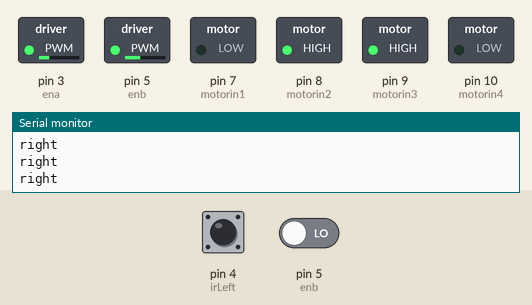
Bench run of a sketch on a simulated Arduino Uno, built with avr-gcc and run on an emulated ATmega328P. On the bench: switched loads named in the sketch (green lamp = pin HIGH), the last lines printed to the serial monitor. Dashed ring = blinking. Inputs (shaded band) come from the test bench; at power-on: pin 4 (irLeft) HIGH, pin 5 (enb) LOW.

Above: at 1.2 s.
1.3 s: pin 4 (irLeft) driven LOW
At 1.8 s:
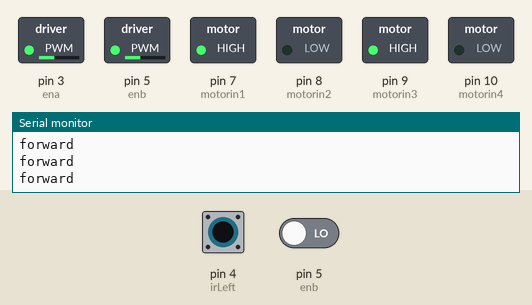
2.8 s: pin 4 (irLeft) driven HIGH
At 3.2 s:
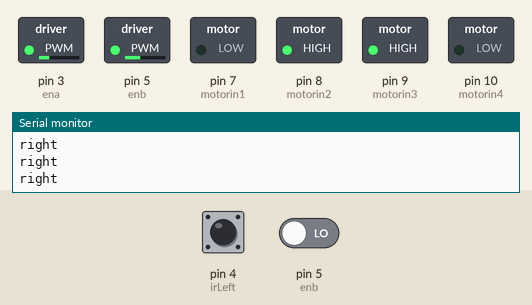
4.3 s: pin 4 (irLeft) pulsed LOW 2 times (0.12 s each, 0.3 s apart)
At 4.51 s:
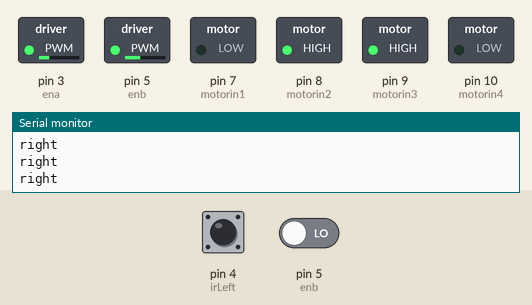
7.9 s: pin 4 (irLeft) driven LOW and pin 5 (enb) driven HIGH
At 9.2 s:
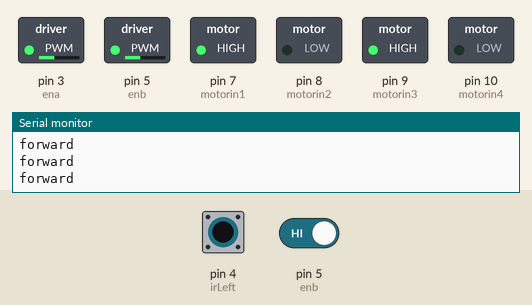
Timing chart, 0 to 10.9 s (numbered marks = the images above; inputs shaded):
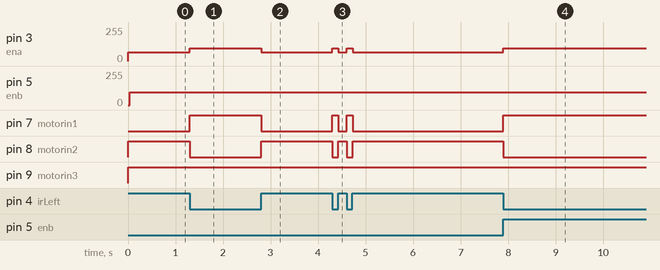

The sketch:

LFR.ino
```cpp
int ena=3;
int motorin1=7;
int motorin2=8;

int enb=5;
int motorin3=9;
int motorin4=10;


int irLeft=4;
int irRight=5;


int speedy=96;
int speedu=64;


void setup() {
  // put your setup code here, to run once:
  pinMode(ena,OUTPUT);
  pinMode(motorin1,OUTPUT);
  pinMode(motorin2,OUTPUT);
  pinMode(motorin3,OUTPUT);
  pinMode(motorin4,OUTPUT);
  pinMode(enb,OUTPUT);
  pinMode(irLeft,INPUT);
  pinMode(irRight,INPUT);

  Serial.begin(9600);
}

void loop() {
  bool left=digitalRead(irLeft);
  bool right=digitalRead(irRight);

  if(left==0 && right==0){
    moveForward();
  }
  else if(left==1 && right==1){
    moveStop();
  }
  else if(left==0 && right==1){
    moveLeft();
  }
  else if(left==1 && right==0){
    moveRight();
  }
  // put your main code here, to run repeatedly:


}
  void moveForward(){
    analogWrite(ena,speedy);
    analogWrite(enb,speedy);
    digitalWrite(motorin1,HIGH);
    digitalWrite(motorin2,LOW);
    digitalWrite(motorin3,HIGH);
    digitalWrite(motorin4,LOW);
    Serial.println("forward");
  }

  void moveStop(){

    digitalWrite(motorin1,LOW);
    digitalWrite(motorin2,LOW);
    digitalWrite(motorin3,LOW);
    digitalWrite(motorin4,LOW);
    Serial.println("stop");
  }

  void moveLeft(){
    analogWrite(ena,speedy);
    analogWrite(enb,speedu);
    digitalWrite(motorin1,HIGH);
    digitalWrite(motorin2,LOW);
    digitalWrite(motorin3,LOW);
    digitalWrite(motorin4,HIGH);
    Serial.println("left");
  }

  void moveRight(){
    analogWrite(ena,speedu);
    analogWrite(enb,speedy);
    digitalWrite(motorin1,LOW);
    digitalWrite(motorin2,HIGH);
    digitalWrite(motorin3,HIGH);
    digitalWrite(motorin4,LOW);
    Serial.println("right");
  }
```

Measured:
- after the input at 1.3 s, pin 3 (ena): 64/255 → 96/255 at once; pin 7 (motorin1): LOW → HIGH at once; pin 8 (motorin2): HIGH → LOW at once
- after the input at 2.8 s, pin 3 (ena): 96/255 → 64/255 at once; pin 7 (motorin1): HIGH → LOW at once; pin 8 (motorin2): LOW → HIGH at once
- after the input at 4.3 s, pin 3 (ena): alternates 96/255 for 0.12 s and 64/255 for 0.18 s, 4 changes in all, then stays 64/255, starting at once; pin 7 (motorin1): alternates HIGH for 0.12 s and LOW for 0.18 s, 4 changes in all, then stays LOW, starting at once
- after the input at 7.9 s, pin 3 (ena): 64/255 → 96/255 at once; pin 7 (motorin1): LOW → HIGH at once; pin 8 (motorin2): HIGH → LOW at once
